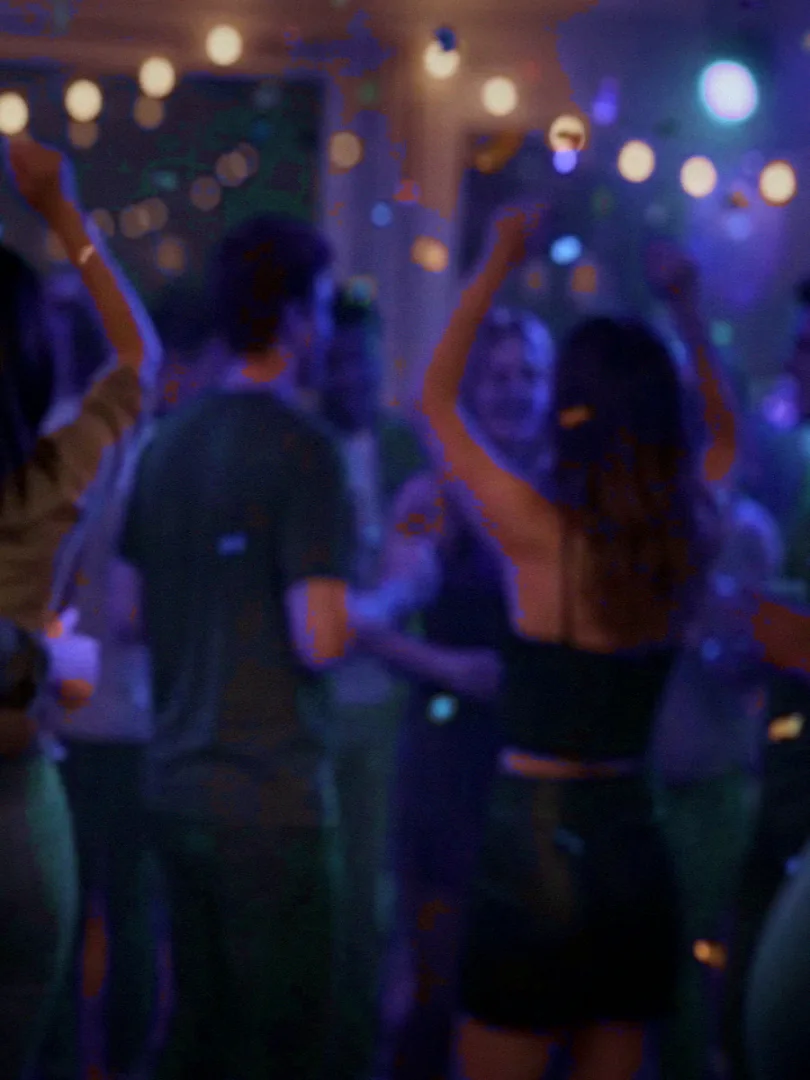
#> input picture spiel/dist/img/APS.webp, 810 x 1080 px, given in place of APS.webp.webp, which was not available
$ python maske.py ../../dist/img/APS.webp
#> lines starting #> are read from the running program, lines starting #| are printed output that depends on the picture; after the words box and inside, x2 and y2 are one past the last pixel; in counts of white or black regions, pixels touching at a corner belong together; long printed decimals are rounded
import numpy as np, cv2, sys
from PIL import Image
k=sys.argv[1]
im=np.array(Image.open(f'/home/user/du-verpasst-was/spiel/dist/img/{k}.webp').convert('RGB')).astype(np.float32)
R,G,B=im[...,0],im[...,1],im[...,2]; lum=.3*R+.59*G+.11*B
#> after `R, G, B = (im[..., 0], im[..., 1], im[..., 2])`:
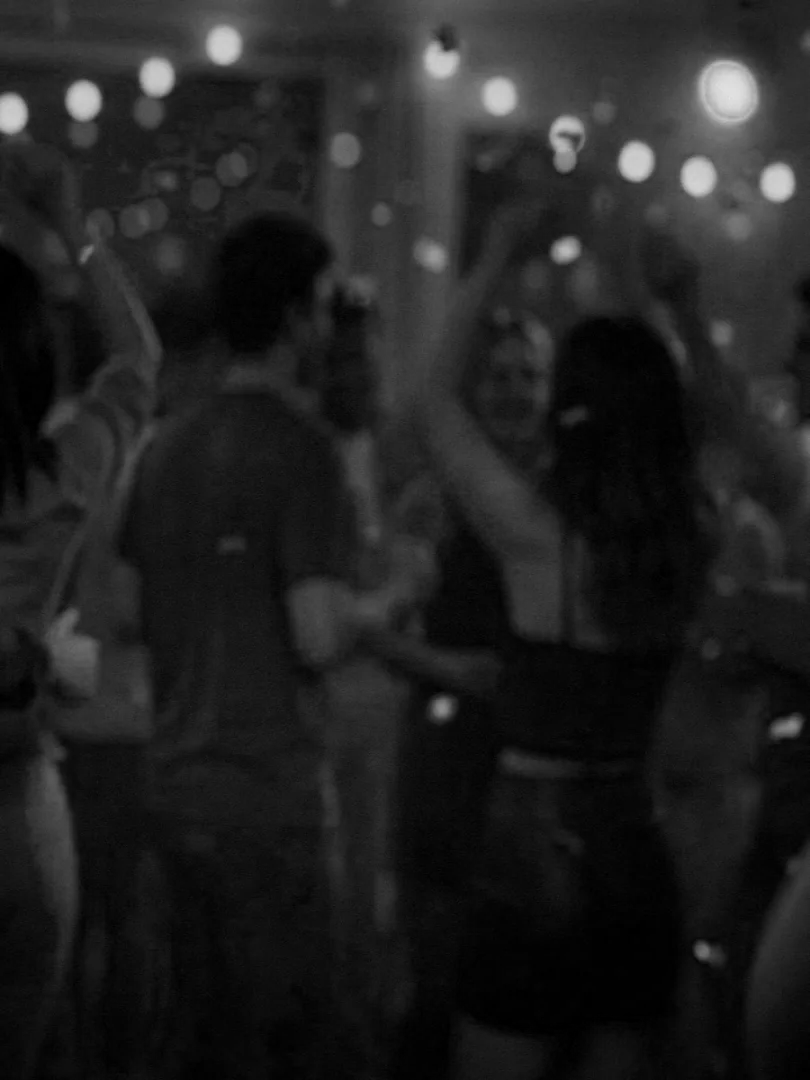
#> G: shape (1080, 810) float32; min 0, max 230, mean 32.5
#> after `R, G, B = (im[..., 0], im[..., 1], im[..., 2])`:
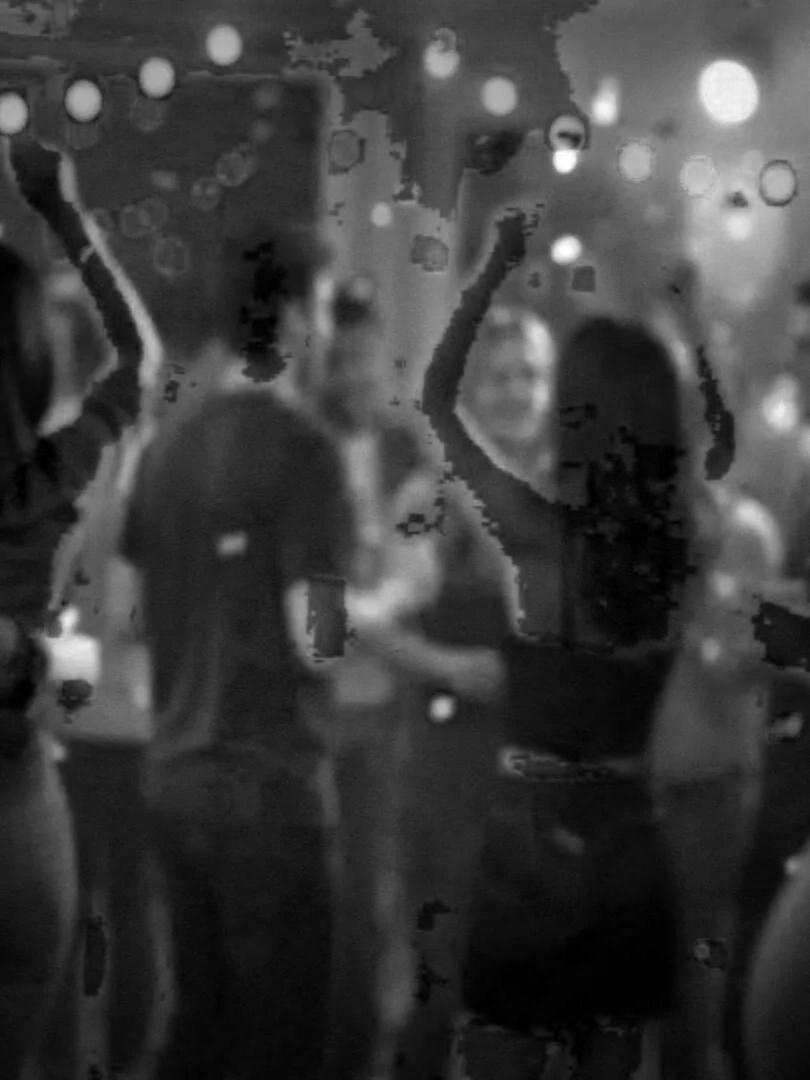
#> B: shape (1080, 810) float32; min 0, max 255, mean 58.6
h,w=lum.shape
#> h = 1080; w = 810
blau=(B>R+12)&(lum<90)
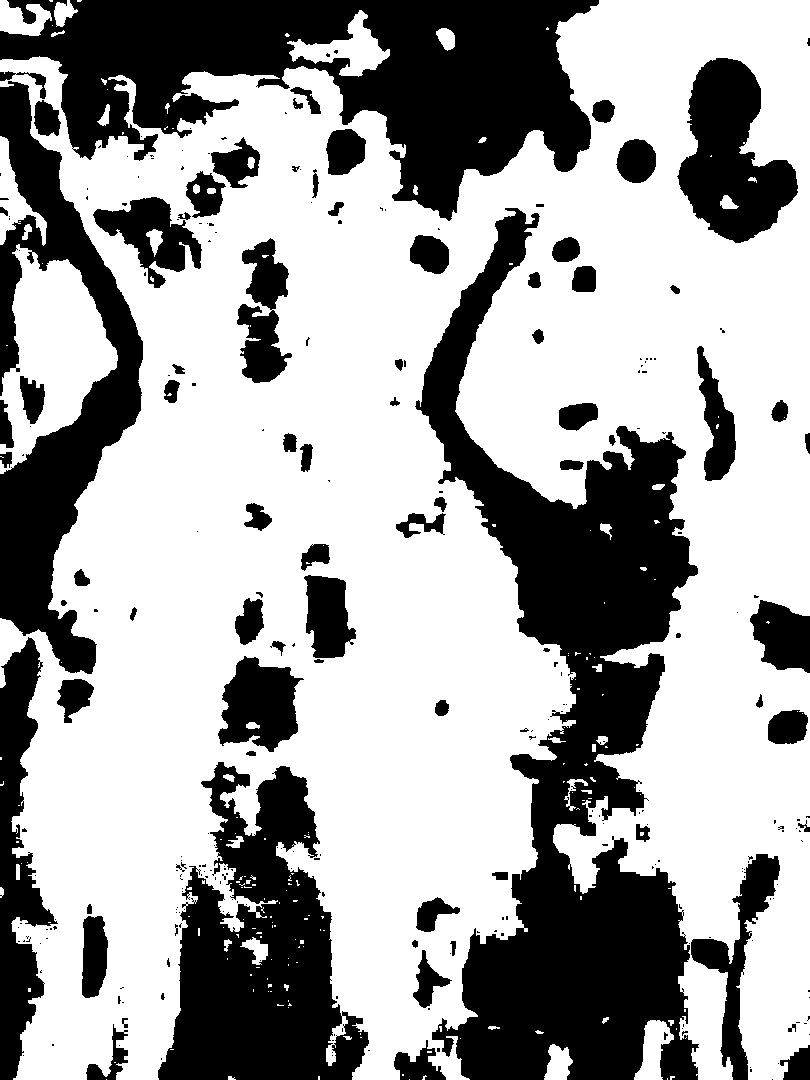
#> blau: shape (1080, 810) bool; 64.2% white; 282 black regions (199 under 20 px), largest, box (x1, y1, x2, y2) and area: (415, 208, 699, 1080) 97251, (0, 0, 599, 221) 66078, (158, 762, 369, 1080) 38213
# glatt: lokale Textur gering (Sterne/Bokeh erlaubt)
blau=cv2.morphologyEx(blau.astype(np.uint8),cv2.MORPH_CLOSE,np.ones((9,9),np.uint8))
#> blau: shape (1080, 810); values 0 (black) and 1 (white), 66.3% white; 62 black regions, largest, box (x1, y1, x2, y2) and area: (0, 0, 598, 218) 63176, (457, 654, 688, 1080) 52444, (421, 213, 697, 657) 40020
# zusammenhängend von oben
n,lab=cv2.connectedComponents(blau)
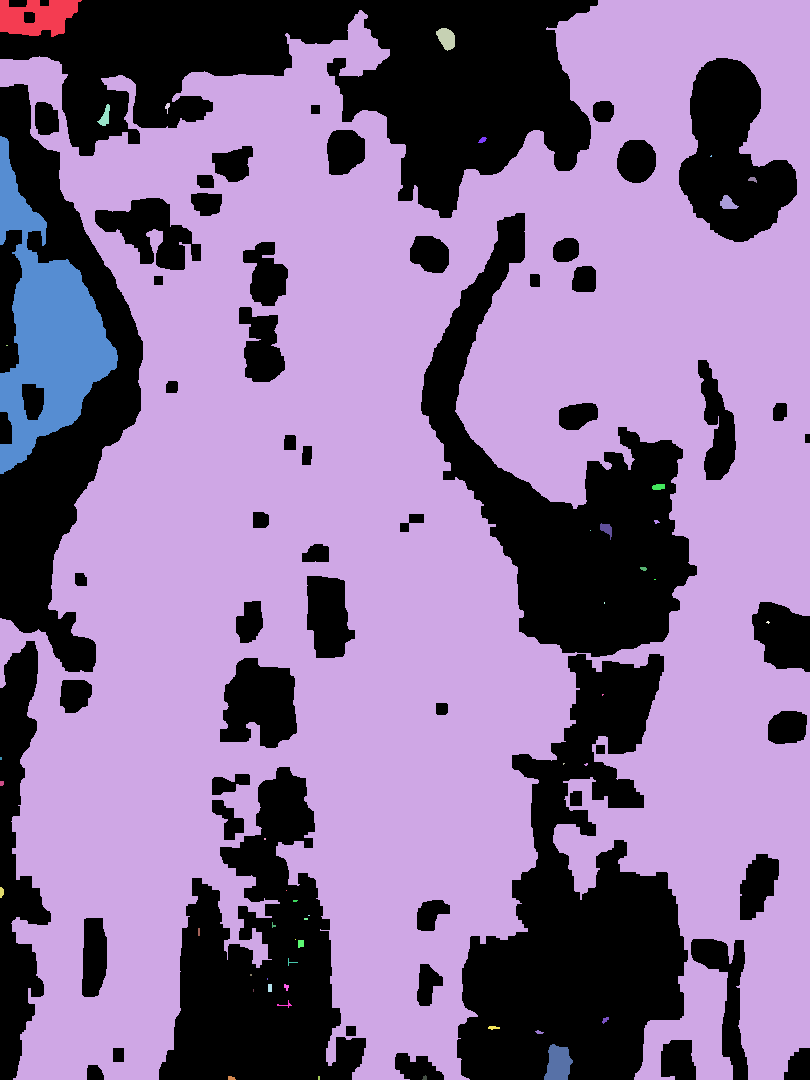
#> lab: shape (1080, 810) int32; 49 distinct labels, from 0 to 48; one colour per label, 0 black
#> n = 49
top=set(np.unique(lab[:5,:]))-{0}
#> top = 2 items
m=np.isin(lab,list(top)).astype(np.float32)
#> m: shape (1080, 810) float32; values 0 (black) and 1 (white), 64.1% white; 59 black regions, largest, box (x1, y1, x2, y2) and area: (0, 0, 598, 218) 63683, (457, 654, 688, 1080) 53297, (0, 84, 143, 672) 49185
m=cv2.morphologyEx(m,cv2.MORPH_OPEN,np.ones((5,5),np.uint8))
#> m: shape (1080, 810) float32; values 0 (black) and 1 (white), 64% white; 53 black regions, largest, box (x1, y1, x2, y2) and area: (421, 213, 748, 1080) 97444, (0, 0, 598, 218) 63867, (0, 84, 143, 672) 49978
# nach unten ausblenden (Horizont: Stadtlichter bleiben frei)
m=cv2.GaussianBlur(m,(0,0),6)
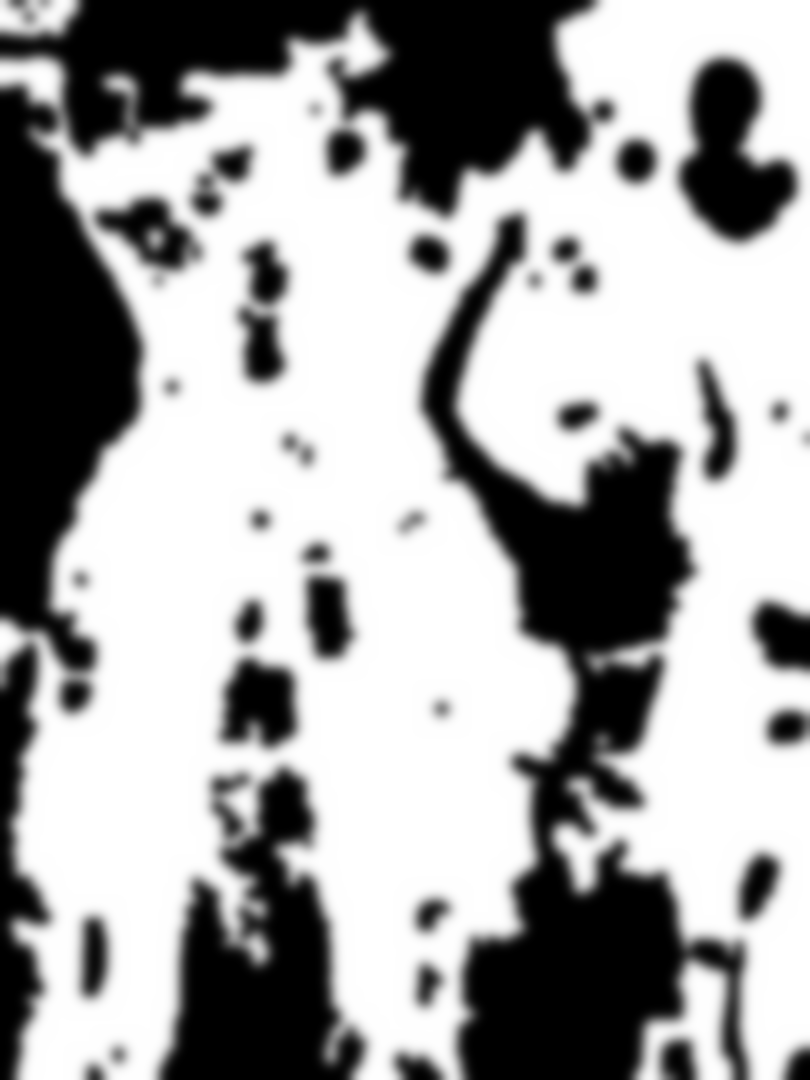
#> m: shape (1080, 810) float32; min 0, max 1, mean 0.64
Image.fromarray((m*255).astype(np.uint8)).save(f'm_{k}.png')
print(k, m.mean())
#| ../../dist/img/APS.webp 0.6398
